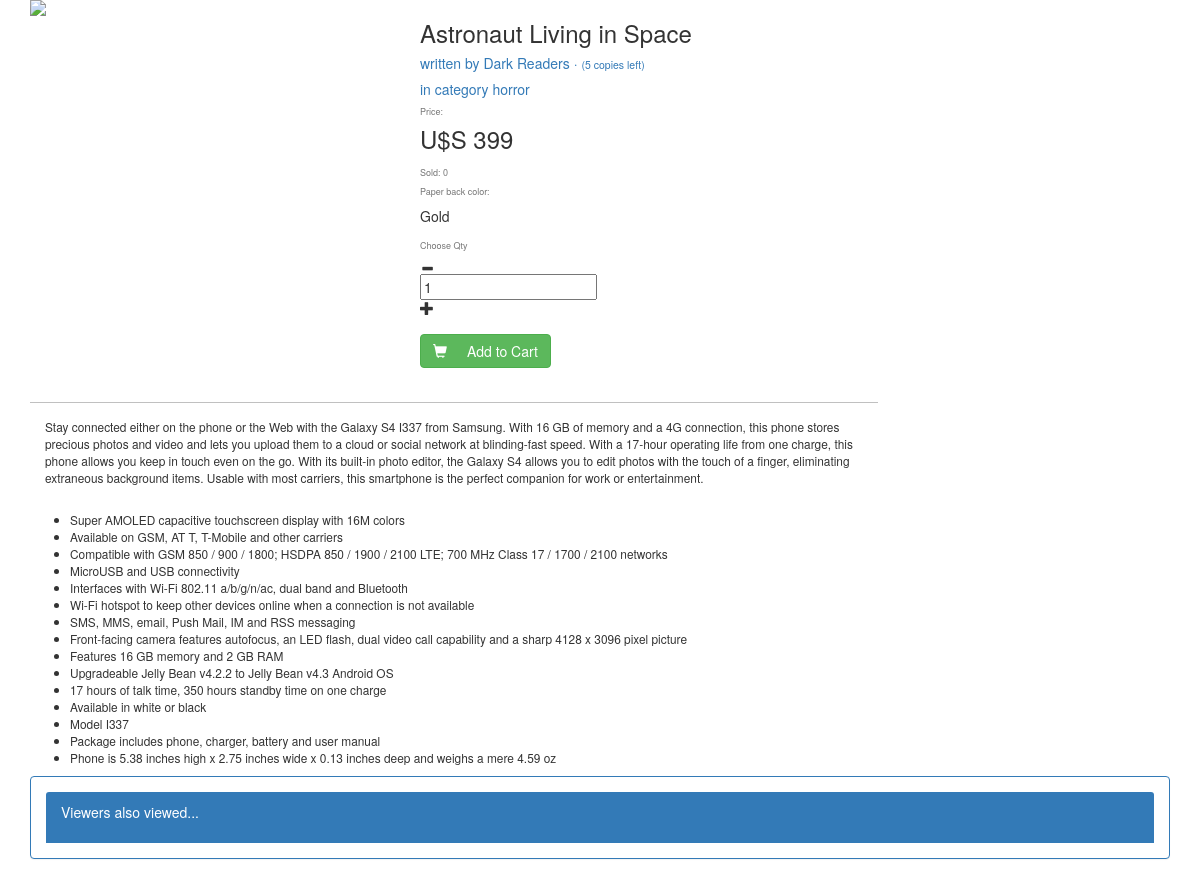
Page /index.php/Product?book_id=52 on the committed database.
### tables this page shows
CREATE TABLE Libooks (ID INTEGER PRIMARY KEY AUTO_INCREMENT,
					Title VARCHAR(150),
					Publisher VARCHAR(150),
					Band VARCHAR(50),
					Genre VARCHAR(100),
					CopiesHeld INTEGER,
					CopiesOut INTEGER);

### application/controllers/Product.php (called while the page is built, shortened)
<?php
class Product extends CI_Controller
{
	public function index()
	{
		$session_id = session_id();
		$book_id = $this->input->get('book_id');
		$this->db->where('ID', $book_id);
		$res = $this->db->get('Libooks');
		$rs['book'] = $res->result_array()[0];
		$data = array(
			'Session_id' => $session_id,
			'book_id' => $book_id
		);
		$this->db->insert('session', $data);
		$query = 'SELECT * FROM Libooks WHERE ID IN (SELECT c.book_id
FROM `session` a
JOIN `session` b ON a.book_id=b.book_id
JOIN `session` c ON b.Session_id=c.Session_id
WHERE a.`book_id`=' . $book_id . ' AND c.book_id!=' . $book_id . ' GROUP BY c.book_id
ORDER BY COUNT(*) DESC)';
		$also_viewed = $this->db->query($query);
		$rs['also_viewed'] = $also_viewed->result_array();
		$this->load->view('product_page', $rs);
	}
}

### index.php (called while the page is built, shortened)
<?php
require_once BASEPATH.'core/CodeIgniter.php';

### application/views/product_page.php (the view, shortened to what this page needs)
<link href="//maxcdn.bootstrapcdn.com/bootstrap/3.3.0/css/bootstrap.min.css" rel="stylesheet" id="bootstrap-css">
<!DOCTYPE html>
<html>
<body>
<div class="container">
	<div class="row">
		<div class="col-xs-4 item-photo">
			<img style="max-width:100%;"
				 src="https://ak1.ostkcdn.com/images/products/8818677/Samsung-Galaxy-S4-I337-16GB-AT-T-Unlocked-GSM-Android-Cell-Phone-85e3430e-6981-4252-a984-245862302c78_600.jpg"/>
		</div>
		<div class="col-xs-5" style="border:0px solid gray">
			<h3><?php echo $book['Title'] ?></h3>
			<h5 style="color:#337ab7">written by <a href="#"><?php echo $book['Publisher'] ?></a> ·
				<small style="color:#337ab7">(<?php echo $book['CopiesHeld'] ?> copies left)</small>
			</h5>
			<h5 style="color:#337ab7">in category <a href="#"><?php echo $book['Genre'] ?></a>
				<h6 class="title-price">
					<small>Price:</small>
				</h6>
				<h3 style="margin-top:0px;">U$S 399</h3>
				<div class="section">
					<h6 class="title-attr" style="margin-top:15px;">
						<small>Sold: <?php echo $book['CopiesOut'] ?></small>
					</h6>
				</div>
				<div class="section" style="padding-bottom:5px;">
					<h6 class="title-attr">
						<small>Paper back color:</small>
					</h6>
					<div>
						<div class="attr2"><?php echo $book['Band'] ?></div>
					</div>
				</div>
				<form action="" method="get">
					<div class="section" style="padding-bottom:20px;">
						<h6 class="title-attr">
							<small>Choose Qty</small>
						</h6>
						<div>
							<div class="btn-minus"><span class="glyphicon glyphicon-minus"></span></div>
							<input value="1" name="quantity"/>
							<div class="btn-plus"><span class="glyphicon glyphicon-plus"></span></div>
						</div>
					</div>
					<div class="section" style="padding-bottom:20px;">
						<button class="btn btn-success" type="submit">
							<span style="margin-right:20px" class="glyphicon glyphicon-shopping-cart"
								  aria-hidden="true"></span>Add to Cart
						</button>
					</div>
				</form>
		</div>
		<div class="col-xs-9">
			<div style="width:100%;border-top:1px solid silver">
				<p style="padding:15px;">
					<small>
						Stay connected either on the phone or the Web with the Galaxy S4 I337 from Samsung. With 16 GB
						of memory and a 4G connection, this phone stores precious photos and video and lets you upload
						them to a cloud or social network at blinding-fast speed. With a 17-hour operating life from one
						charge, this phone allows you keep in touch even on the go.
						With its built-in photo editor, the Galaxy S4 allows you to edit photos with the touch of a
						finger, eliminating extraneous background items. Usable with most carriers, this smartphone is
						the perfect companion for work or entertainment.
					</small>
				</p>
				<small>
					<ul>
						<li>Super AMOLED capacitive touchscreen display with 16M colors</li>
						<li>Available on GSM, AT T, T-Mobile and other carriers</li>
						<li>Compatible with GSM 850 / 900 / 1800; HSDPA 850 / 1900 / 2100 LTE; 700 MHz Class 17 / 1700 /
							2100 networks
						</li>
						<li>MicroUSB and USB connectivity</li>
						<li>Interfaces with Wi-Fi 802.11 a/b/g/n/ac, dual band and Bluetooth</li>
						<li>Wi-Fi hotspot to keep other devices online when a connection is not available</li>
						<li>SMS, MMS, email, Push Mail, IM and RSS messaging</li>
						<li>Front-facing camera features autofocus, an LED flash, dual video call capability and a sharp
							4128 x 3096 pixel picture
						</li>
						<li>Features 16 GB memory and 2 GB RAM</li>
						<li>Upgradeable Jelly Bean v4.2.2 to Jelly Bean v4.3 Android OS</li>
						<li>17 hours of talk time, 350 hours standby time on one charge</li>
						<li>Available in white or black</li>
						<li>Model I337</li>
						<li>Package includes phone, charger, battery and user manual</li>
						<li>Phone is 5.38 inches high x 2.75 inches wide x 0.13 inches deep and weighs a mere 4.59 oz
						</li>
					</ul>
				</small>
			</div>
		</div>
	</div>
	<div class="row">
		<div class="col-sm-12 ">
			<div class="panel panel-primary panel-body">
				<div class="panel-heading">
					<p>Viewers also viewed...</p>
				</div>
			</div>
		</div>
	</div>
</div>
</body>
</html>

### rows in the picture
libooks: Title "Astronaut Living in Space", Publisher "Dark Readers", CopiesHeld "5", Genre "horror", CopiesOut "0", Band "Gold"
